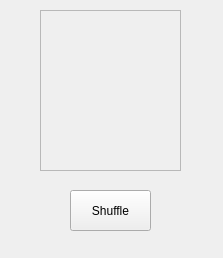
<?xml version="1.0" encoding="UTF-8"?>
<ui version="4.0">
 <class>MainWindow</class>
 <widget class="QMainWindow" name="MainWindow">
  <property name="geometry">
   <rect>
    <x>0</x>
    <y>0</y>
    <width>223</width>
    <height>258</height>
   </rect>
  </property>
  <property name="minimumSize">
   <size>
    <width>223</width>
    <height>258</height>
   </size>
  </property>
  <property name="maximumSize">
   <size>
    <width>223</width>
    <height>258</height>
   </size>
  </property>
  <property name="windowTitle">
   <string>MainWindow</string>
  </property>
  <widget class="QWidget" name="centralwidget">
   <widget class="QFrame" name="frame_dado">
    <property name="geometry">
     <rect>
      <x>40</x>
      <y>10</y>
      <width>141</width>
      <height>161</height>
     </rect>
    </property>
    <property name="frameShape">
     <enum>QFrame::StyledPanel</enum>
    </property>
    <property name="frameShadow">
     <enum>QFrame::Raised</enum>
    </property>
   </widget>
   <widget class="QPushButton" name="pushButton">
    <property name="geometry">
     <rect>
      <x>70</x>
      <y>190</y>
      <width>81</width>
      <height>41</height>
     </rect>
    </property>
    <property name="text">
     <string>Shuffle</string>
    </property>
   </widget>
  </widget>
 </widget>
 <resources/>
 <connections/>
</ui>
